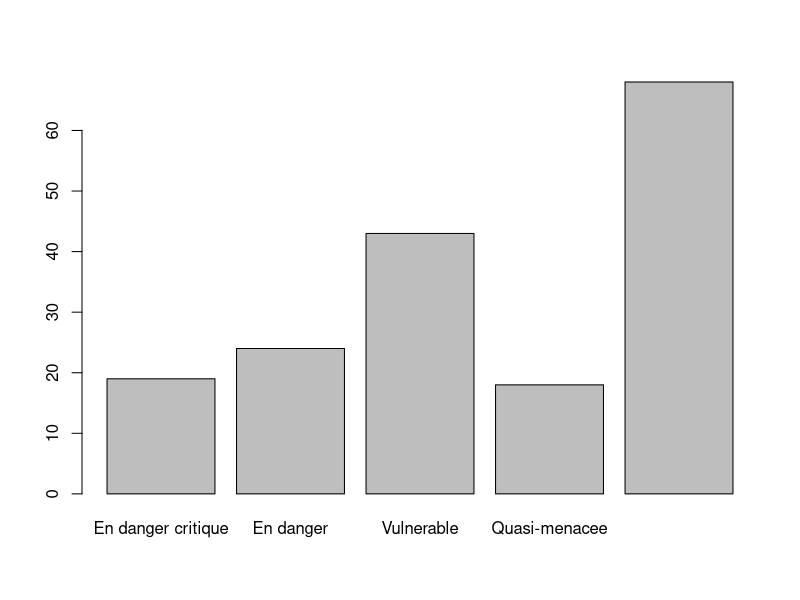
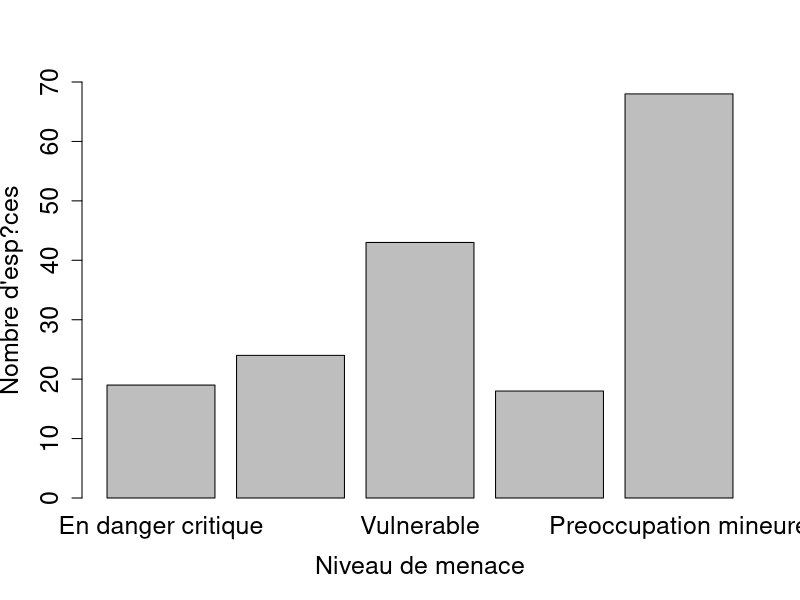
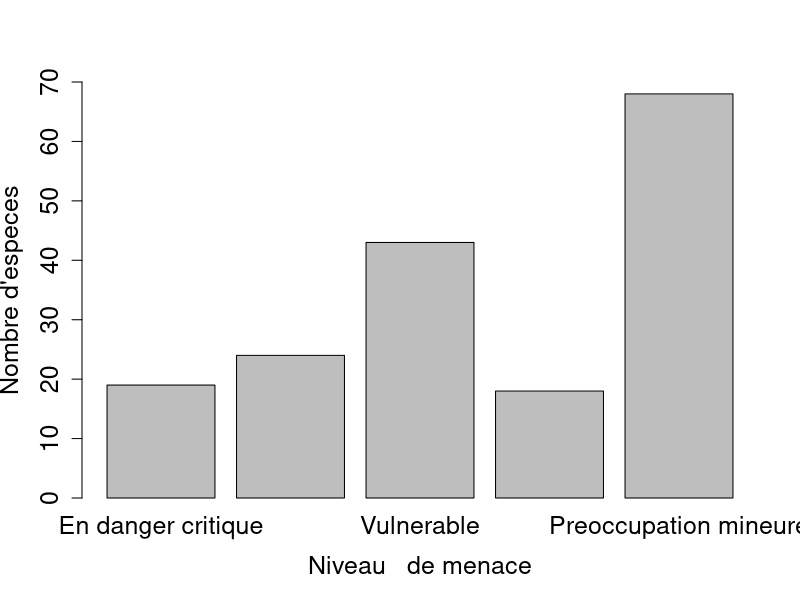
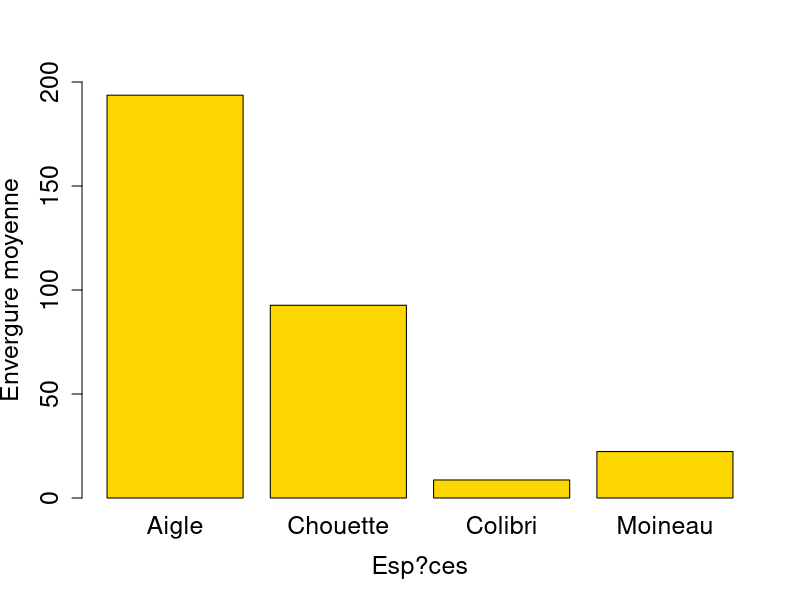

Write the R code that produced these figures, in order.
# Ateliers codon(s)!
# 01 - Premiers pas avec R
# Lundi 09/05/2022

# Charger les packages ----

library(dplyr)

# Definir le repertoire de travail ----

setwd("D:/codons/Codons-01-PremiersPasAvecR/")

# Importer les donnees ----

oiseaux <- read.csv("oiseaux.csv")

# Explorer les donnees ----

head(oiseaux)  # affiche les premieres lignes
tail(oiseaux)  # affiche les dernieres lignes
str(oiseaux)  # affiche la structure des donnees

head(oiseaux$categorie)  # affiche les premiers elements de la variable
class(oiseaux$categorie)  # indique le type de variable
oiseaux$categorie <- as.factor(oiseaux$categorie)  # transforme la variable en facteur
class(oiseaux$categorie)  # verification

dim(oiseaux)  # affiche les dimensions de l'objet (x lignes par y colonnes)
summary(oiseaux)  # synthese de l'objet
summary(oiseaux$categorie)  # synthese de la variable

# Compter le nombre d'especes par niveau de preoccupation ----

en_danger_critique <- filter(oiseaux, categorie == "En danger critique")
en_danger <- filter(oiseaux, categorie == "En danger")
vulnerable <- filter(oiseaux, categorie == "Vulnerable")
quasi_menacee <- filter(oiseaux, categorie == "Quasi-menacee")
preoccupation_mineure <- filter(oiseaux, categorie == "Preoccupation mineure")

a <- length(unique(en_danger_critique$nom_francais))
b <- length(unique(en_danger$nom_francais))
c <- length(unique(vulnerable$nom_francais))
d <- length(unique(quasi_menacee$nom_francais))
e <- length(unique(preoccupation_mineure$nom_francais))

comptage_especes <- c(a, b, c, d, e)
names(comptage_especes) <- c("En danger critique",
                             "En danger",
                             "Vulnerable",
                             "Quasi-menacee",
                             "Preoccupation mineure")

# Representer les donn?es ----

barplot(comptage_especes)

help(barplot)  # affiche l'aide de la fonction
?barplot

# Sauvegarder le graphique ----

png("barplot.png",
    width = 1600, height = 600)

barplot(comptage_especes,
        xlab = "Niveau de menace", ylab = "Nombre d'esp?ces",
        ylim = c(0, 70),
        cex.names = 1.5, cex.axis = 1.5, cex.lab = 1.5)

dev.off()

# Creer un dataframe ----

categories <- c("En danger critique",
                "En danger",
                "Vulnerable",
                "Quasi-menacee",
                "Preoccupation mineure")

categories_f <- factor(categories)

comptage <- c(a, b, c, d, e)

especes_menacees <- data.frame(categories_f, comptage)  # cr?er le data frame

write.csv(especes_menacees, "especes_menacees.csv")

# Representation graphique ----

png("barplot2.png",
    width = 1600, height = 600)

barplot(especes_menacees$comptage,
        names.arg = c("En danger critique",
                      "En danger",
                      "Vulnerable",
                      "Quasi-menacee",
                      "Preoccupation mineure"),
        xlab = "Niveau   de menace", ylab = "Nombre d'especes",
        ylim = c(0, 70),
        cex.names = 1.5, cex.axis = 1.5, cex.lab = 1.5)

# Defi ----

# Extraire les envergures pour chaque espece
env_aigle <- c(195, 201, 185)
env_chouette <- c(85, 102, 91)
env_colibri <- c(8, 9, 9)
env_moineau <- c(24, 21, 22)

# Calculer l'envergure moyenne
env_moy_aigle <- mean(env_aigle)
env_moy_chouette <- mean(env_chouette)
env_moy_colibri <- mean(env_colibri)
env_moy_moineau <- mean(env_moineau)

# Rassembler ces valeurs moyennes dans un vecteur
env_moyenne <- c(env_moy_aigle, env_moy_chouette, env_moy_colibri, env_moy_moineau)

# Creer un vecteur avec les noms des especes (attention ? l'ordre !)
especes <- c("Aigle", "Chouette", "Colibri", "Moineau")

# Transformer ce vecteur en un facteur
especes_f <- as.factor(especes)
class(especes_f)

# Combiner les deux vecteurs en un data frame
envergure <- data.frame(especes_f, env_moyenne)

# Sauvegarder le barplot dans un fichier
png("barplot_envergure.png",
    width = 1600, height = 600)

barplot(envergure$env_moyenne,
        names.arg = envergure$especes_f,
        xlab = "Esp?ces", ylab = "Envergure moyenne",
        ylim = c(0, 200),
        cex.names = 1.5, cex.axis = 1.5, cex.lab = 1.5,
        col = "gold")  # modifier la couleur des barres

dev.off()